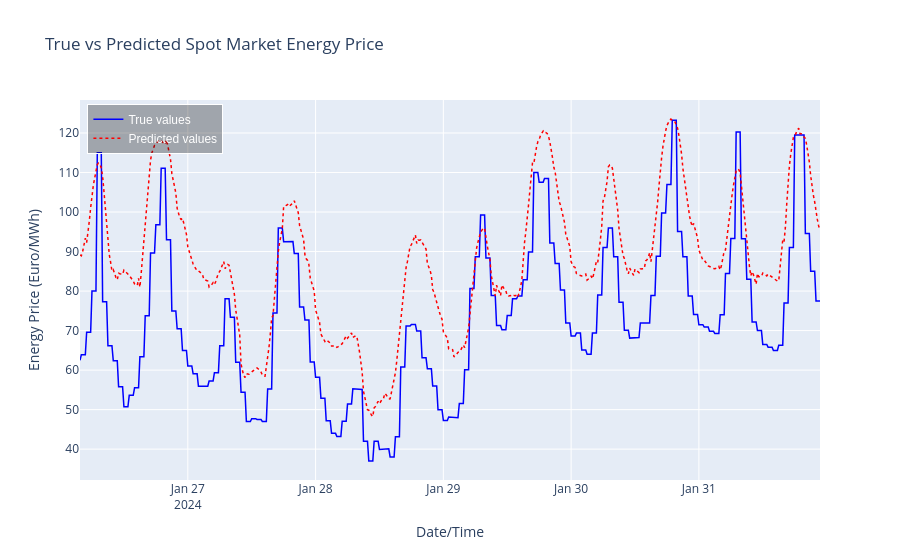

The code cell stored with this chart in its notebook:
### Markdown cell above
## Plot prediction

### Code cell
prediction_plot(y_test, y_predict_v2)

### Figure 1 — Plotly figure (JSON) as saved in the notebook; plotly's stock layout.template omitted (floating-point values rounded to 4 significant figures; data arrays with more than 128 entries replaced by an {"elided": "..."} marker saying what was removed)
{"data": [{"line": {"color": "blue", "width": 1.5}, "mode": "lines", "name": "True values", "type": "scatter", "x": {"elided": "557 str values"}, "y": {"elided": "557 float values"}}, {"line": {"color": "red", "dash": "dot", "width": 1.5}, "mode": "lines", "name": "Predicted values", "type": "scatter", "x": {"elided": "557 str values"}, "y": {"elided": "557 float values"}}], "layout": {"hovermode": "x unified", "legend": {"bgcolor": "rgba(0, 0, 0, 0.3)", "bordercolor": "white", "borderwidth": 1, "font": {"color": "white", "family": "Arial", "size": 12}, "traceorder": "normal", "x": 0.01, "y": 0.99}, "title": {"text": "True vs Predicted Spot Market Energy Price"}, "xaxis": {"title": {"text": "Date/Time"}}, "yaxis": {"title": {"text": "Energy Price (Euro/MWh)"}}}}
